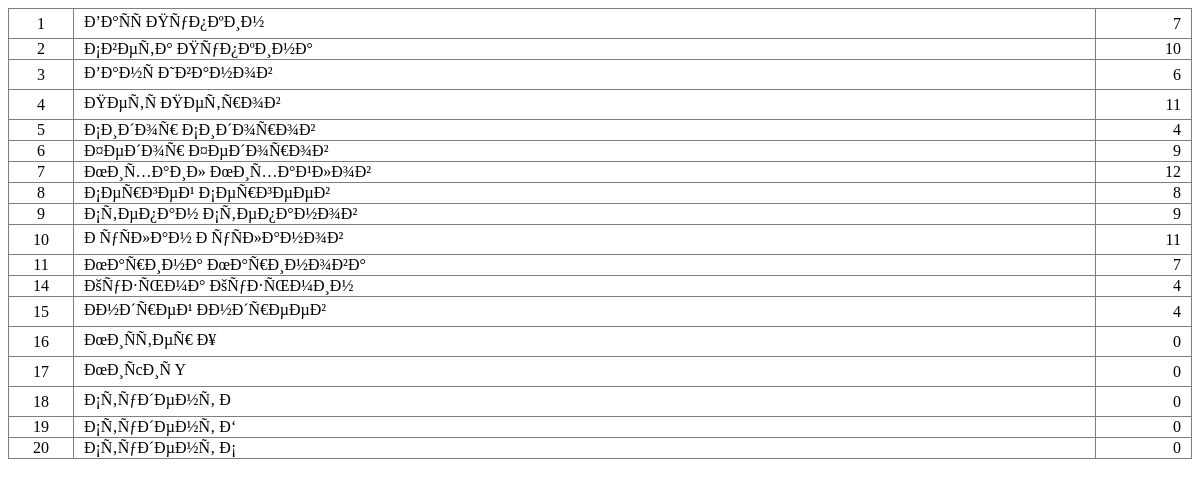
Page /views/view1.php on the committed database.
### tables this page shows
CREATE TABLE IF NOT EXISTS `students` (
  `ID` int(11) NOT NULL AUTO_INCREMENT,
  `name` varchar(30) NOT NULL,
  `grade` float NOT NULL,
  PRIMARY KEY (`ID`)
);

### views/view1.php (the view, shortened to what this page needs)
<!doctype html>
<html>
    <head>
    </head>
    <body>
        <table id="view1" width="100%" style="border-collapse: collapse" border="1">
            <?php
                $query = "SELECT * FROM students";
                $result = mysql_query($query);
                $N = mysql_num_rows($result);
                $records = array();
                if ($N > 0) {
                    for ($i = 0; $i < $N; $i++) {
                        $records[] = mysql_fetch_array($result);
                    }
                    foreach ($records as $rec) {
                        echo '<tr>';
                        echo '<td class="C">'.$rec['ID'].'</td>';
                        echo '<td class="L">'.$rec['name'].'</td>';
                        echo '<td class="R">'.$rec['grade'].'</td>';
                        echo '</tr>';
                    }
                }
            ?>
        </table>
    </body>
</html>

### views/view1.php (style rules this page uses)
body { font: 12pt consolas; }
.L { text-align: left; padding-left: 10px; }
.R { text-align: right; padding-right: 10px; }
.C { text-align: center; }

### rows in the picture
students: ID "1", name "Ð’Ð°ÑÑ ÐŸÑƒÐ¿ÐºÐ¸Ð½", grade "7"
students: ID "2", name "Ð¡Ð²ÐµÑ‚Ð° ÐŸÑƒÐ¿ÐºÐ¸Ð½Ð°", grade "10"
students: ID "3", name "Ð’Ð°Ð½Ñ Ð˜Ð²Ð°Ð½Ð¾Ð²", grade "6"
students: ID "4", name "ÐŸÐµÑ‚Ñ ÐŸÐµÑ‚Ñ€Ð¾Ð²", grade "11"
students: ID "5", name "Ð¡Ð¸Ð´Ð¾Ñ€ Ð¡Ð¸Ð´Ð¾Ñ€Ð¾Ð²", grade "4"
students: ID "6", name "Ð¤ÐµÐ´Ð¾Ñ€ Ð¤ÐµÐ´Ð¾Ñ€Ð¾Ð²", grade "9"
students: ID "7", name "ÐœÐ¸Ñ…Ð°Ð¸Ð» ÐœÐ¸Ñ…Ð°Ð¹Ð»Ð¾Ð²", grade "12"
students: ID "8", name "Ð¡ÐµÑ€Ð³ÐµÐ¹ Ð¡ÐµÑ€Ð³ÐµÐµÐ²", grade "8"
students: ID "9", name "Ð¡Ñ‚ÐµÐ¿Ð°Ð½ Ð¡Ñ‚ÐµÐ¿Ð°Ð½Ð¾Ð²", grade "9"
students: ID "10", name "Ð ÑƒÑÐ»Ð°Ð½ Ð ÑƒÑÐ»Ð°Ð½Ð¾Ð²", grade "11"
students: ID "11", name "ÐœÐ°Ñ€Ð¸Ð½Ð° ÐœÐ°Ñ€Ð¸Ð½Ð¾Ð²Ð°", grade "7"
students: ID "14", name "ÐšÑƒÐ·ÑŒÐ¼Ð° ÐšÑƒÐ·ÑŒÐ¼Ð¸Ð½", grade "4"
students: ID "15", name "ÐÐ½Ð´Ñ€ÐµÐ¹ ÐÐ½Ð´Ñ€ÐµÐµÐ²", grade "4"
students: ID "16", name "ÐœÐ¸ÑÑ‚ÐµÑ€ Ð¥", grade "0"
students: ID "17", name "ÐœÐ¸ÑcÐ¸Ñ Y", grade "0"
students: ID "18", name "Ð¡Ñ‚ÑƒÐ´ÐµÐ½Ñ‚ Ð", grade "0"
students: ID "19", name "Ð¡Ñ‚ÑƒÐ´ÐµÐ½Ñ‚ Ð‘", grade "0"
students: ID "20", name "Ð¡Ñ‚ÑƒÐ´ÐµÐ½Ñ‚ Ð¡", grade "0"
